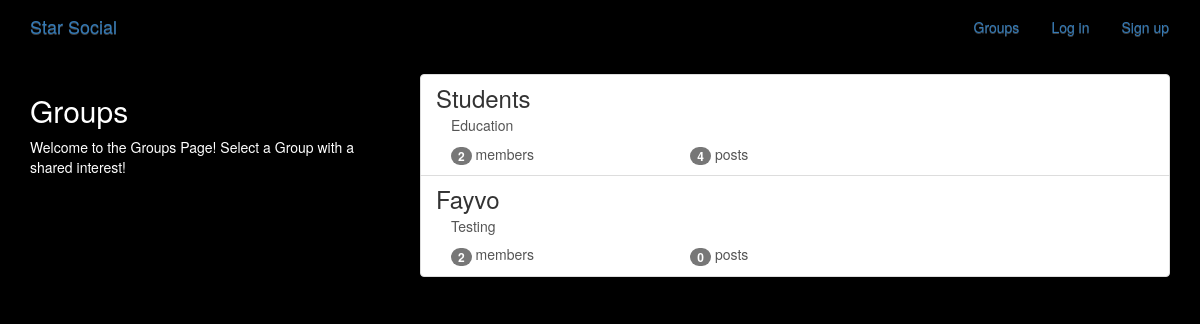
The app's page /groups/ with its own data.
### groups/models.py (models this page shows, shortened)
class Group(models.Model):
    name = models.CharField(max_length=255, unique=True)
    slug = models.SlugField(allow_unicode=True, unique=True)
    description = models.TextField(blank=True, default='')
    description_html = models.TextField(editable=False, default='', blank=True)
    members = models.ManyToManyField(User, through='GroupMember')

### groups/views.py (the view)
# urls.py: path('', views.ListGroups.as_view(), name='all'),
class ListGroups(generic.ListView):
    model = Group

### groups/templates/groups/group_list.html (shortened to what this page needs)
{% extends "groups/group_base.html" %}
{% block pregroup %}
<div class="col-md-4">
	<div class="content">
        <h2>Groups</h2>
        <p>Welcome to the Groups Page! Select a Group with a shared interest!</p>
	</div>
</div>
{% endblock %}
{% block group_content %}
<div class="col-md-8">
	<div class="list-group">
		{% for group in object_list %}
        <a class="list-group-item" href="{% url 'groups:single' slug=group.slug %}">
            <h3 class="title list-group-item-heading">{{ group.name }}</h3>
            <div class="list-group-item-text container-fluid">
                {{ group.description_html|safe }}
                <div class="row">
                    <div class="col-md-4">
                        <span class="badge">{{ group.members.count }}</span>
                        member{{ group.members.count|pluralize }}
                    </div>
                    <div class="col-md-4">
                        <span class="badge">{{ group.posts.count }}</span>
                        post{{ group.posts.count|pluralize }}
                    </div>
                </div>
            </div>
		</a>
		{% endfor %}
	</div>
</div>
{% endblock %}

### static/simplesocial/css/master.css (style rules this page uses)
body { margin: 0; overflow: hidden; background-color: black; color: white; }

### records on screen
Group: name "Students", description_html "Education", members.count "2", posts.count "4"
Group: name "Fayvo", description_html "Testing", members.count "2", posts.count "0"
